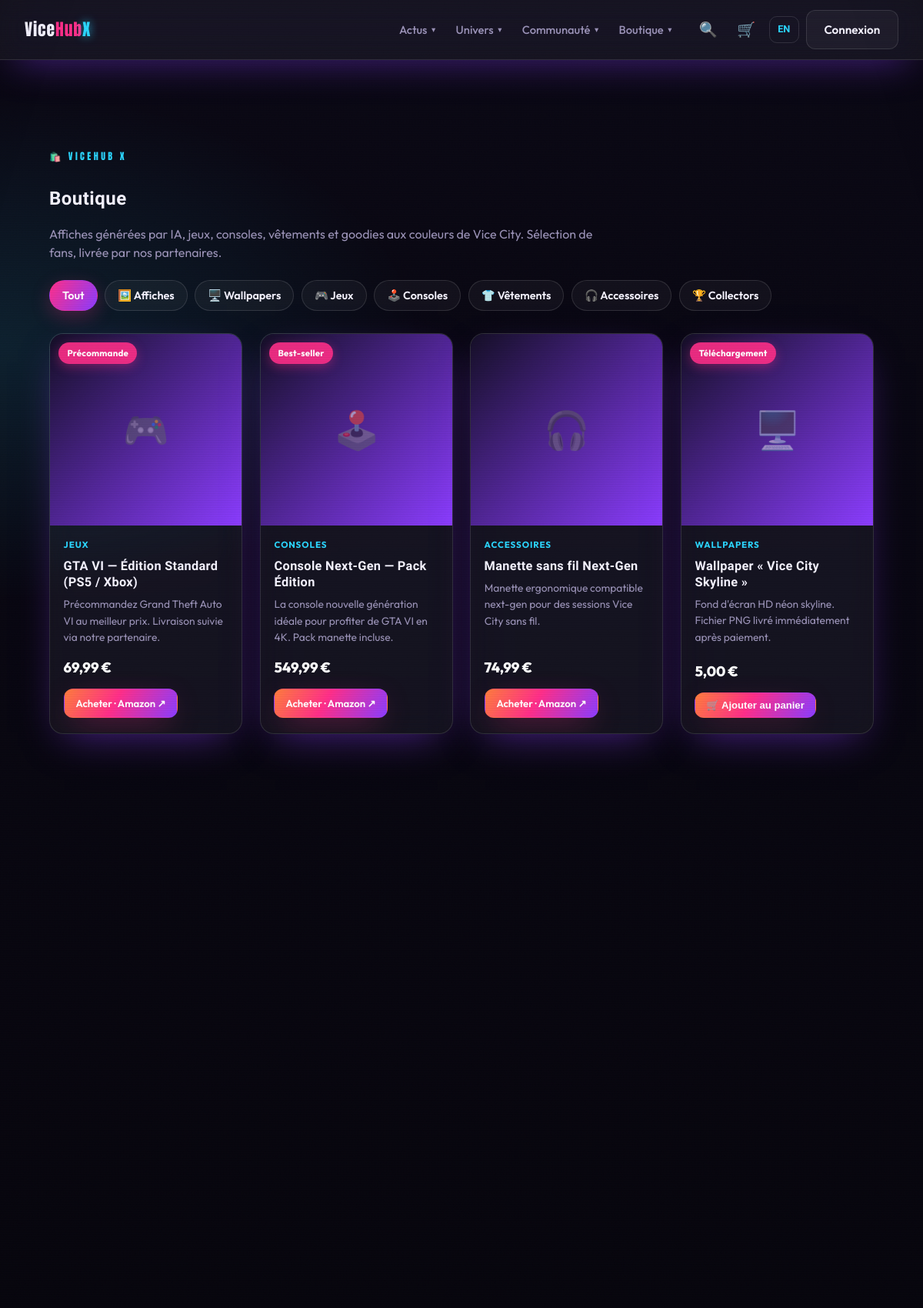
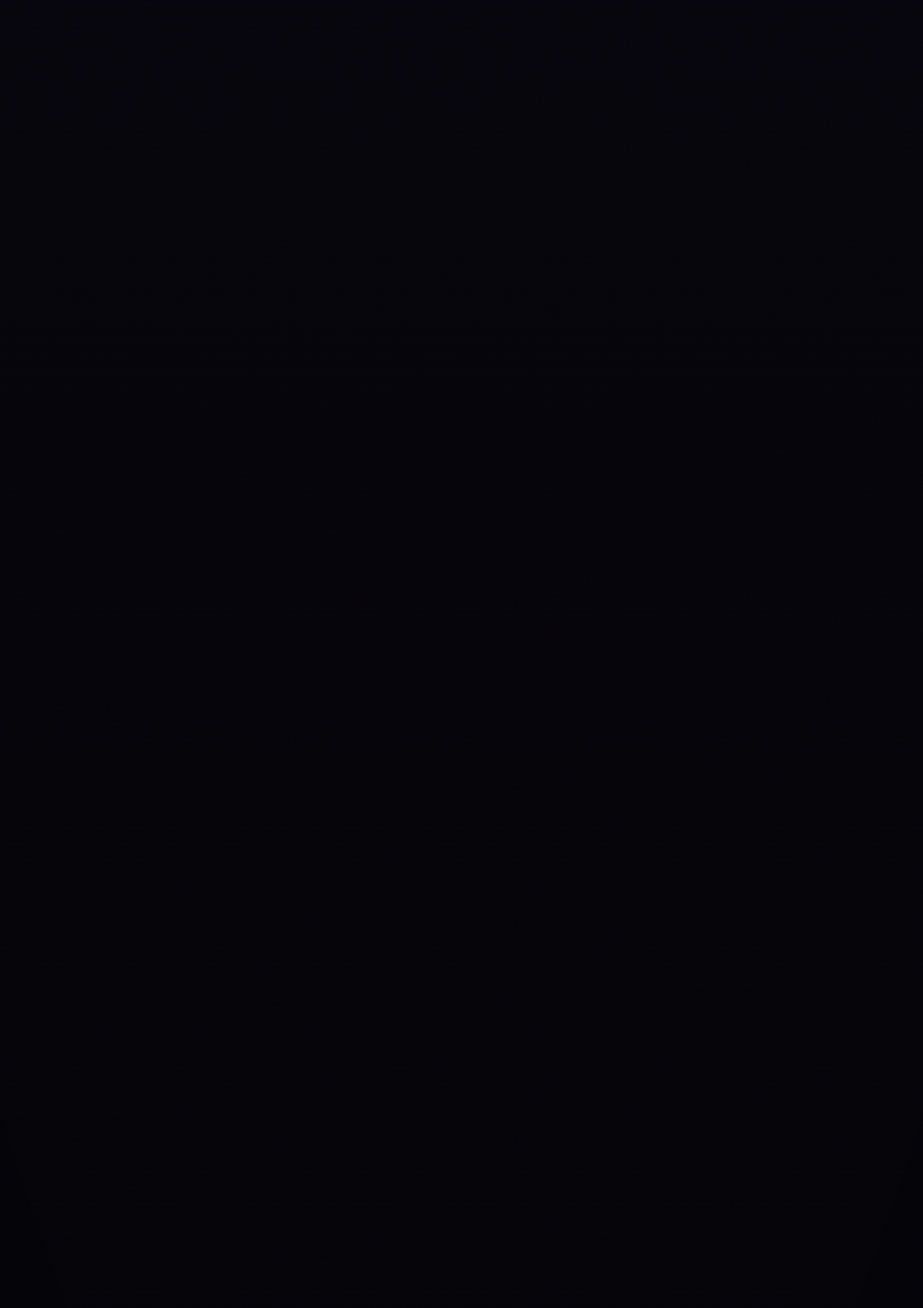
The app's page /pages/shop.php (upper part) with its own data (2 pictures, top to bottom).
### tables this page shows
CREATE TABLE products (
    id              INT AUTO_INCREMENT PRIMARY KEY,
    name            VARCHAR(160) NOT NULL,
    slug            VARCHAR(180) NOT NULL UNIQUE,
    description     VARCHAR(400),
    category        ENUM('poster','wallpaper','game','console','apparel','accessory','collectible') NOT NULL DEFAULT 'accessory',
    price           DECIMAL(8,2),
    currency        VARCHAR(8) NOT NULL DEFAULT 'EUR',
    image           VARCHAR(255),
     
    sale_type       ENUM('external','stripe') NOT NULL DEFAULT 'external',
    url             VARCHAR(500),             
    stripe_price_id VARCHAR(120),             
    digital_file    VARCHAR(255),             
    merchant        VARCHAR(60),
    badge           VARCHAR(40),
    featured        TINYINT(1) NOT NULL DEFAULT 0,
    active          TINYINT(1) NOT NULL DEFAULT 1,
    sort            INT NOT NULL DEFAULT 0,
    created_at      DATETIME NOT NULL DEFAULT CURRENT_TIMESTAMP,
    lang            ENUM('fr','en') NOT NULL DEFAULT 'fr'
);

### config/database.php (called while the page is built, shortened)
<?php
function db(): PDO
{
    static $pdo = null;
    if ($pdo instanceof PDO) {
        return $pdo;
    }
    $dsn = sprintf(
        'mysql:host=%s;port=%s;dbname=%s;charset=utf8mb4',
        DB_HOST,
        DB_PORT,
        DB_NAME
    );
    try {
        $pdo = new PDO($dsn, DB_USER, DB_PASS, [
            PDO::ATTR_ERRMODE            => PDO::ERRMODE_EXCEPTION,
            PDO::ATTR_DEFAULT_FETCH_MODE => PDO::FETCH_ASSOC,
            PDO::ATTR_EMULATE_PREPARES   => false,
        ]);
    } catch (PDOException $e) {
        http_response_code(500);
        $hint = (getenv('APP_ENV') ?: 'dev') === 'prod'
            ? 'Service momentanément indisponible.'
            : 'Connexion base de données impossible : ' . $e->getMessage()
              . ' — vérifiez config/config.php et que la base "' . DB_NAME . '" existe.';
        exit('<p style="font-family:sans-serif;padding:2rem;color:#fff;background:#0a0a12">'
            . htmlspecialchars($hint, ENT_QUOTES, 'UTF-8') . '</p>');
    }
    return $pdo;
}

### pages/shop.php (the view, shortened to what this page needs)
<?php
$cats = product_categories();
$active_cat = isset($_GET['cat']) ? trim((string) $_GET['cat']) : 'all';
$products = get_products($active_cat === 'all' ? null : $active_cat);
$cat_emoji = ['poster' => '🖼️', 'wallpaper' => '🖥️', 'game' => '🎮', 'console' => '🕹️', 'apparel' => '👕', 'accessory' => '🎧', 'collectible' => '🏆'];
require ROOT_PATH . '/includes/header.php';
?>
<section class="section">
    <span class="eyebrow">🛍️ ViceHub X</span>
    <h1><?= e(t('page_shop_title')) ?></h1>
    <p class="muted" style="max-width:720px"><?= e(t('shop_intro')) ?></p>
    <div class="shop-filters" role="tablist" aria-label="<?= e(t('page_shop_title')) ?>">
        <a class="chip<?= $active_cat === 'all' ? ' chip--on' : '' ?>" href="<?= e(with_lang(url('pages/shop.php'))) ?>"><?= lang() === 'fr' ? 'Tout' : 'All' ?></a>
        <?php foreach ($cats as $key => $label): ?>
            <a class="chip<?= $active_cat === $key ? ' chip--on' : '' ?>" href="<?= e(with_lang(url('pages/shop.php?cat=' . $key))) ?>">
                <?= ($cat_emoji[$key] ?? '•') . ' ' . e($label) ?>
            </a>
        <?php endforeach; ?>
    </div>
    <?php if (!$products): ?>
        <p class="muted" style="margin-top:2rem"><?= e(t('no_content')) ?></p>
    <?php else: ?>
    <div class="shop-grid">
        <?php foreach ($products as $p): ?>
            <article class="product glass reveal">
                <a class="product__media" href="<?= e(with_lang(url('pages/product.php?slug=' . urlencode($p['slug'])))) ?>">
                    <?php if (!empty($p['badge'])): ?><span class="product__badge"><?= e($p['badge']) ?></span><?php endif; ?>
                    <span class="card__emoji" aria-hidden="true"><?= $cat_emoji[$p['category']] ?? '🛍️' ?></span>
                </a>
                <div class="product__body">
                    <span class="product__cat"><?= e($cats[$p['category']] ?? $p['category']) ?></span>
                    <h3 class="product__title">
                        <a href="<?= e(with_lang(url('pages/product.php?slug=' . urlencode($p['slug'])))) ?>"><?= e($p['name']) ?></a>
                    </h3>
                    <p class="product__desc"><?= e($p['description']) ?></p>
                    <div class="product__foot">
                        <span class="product__price"><?= price_html($p['price'], active_currency()) ?></span>
                        <?= product_buy_button($p) ?>
                    </div>
                </div>
            </article>
        <?php endforeach; ?>
    </div>
    <?php endif; ?>
</section>
<?php require ROOT_PATH . '/includes/footer.php'; ?>

### includes/functions.php (shortened to what this page needs)
<?php
function e(?string $value): string
{
    return htmlspecialchars((string) $value, ENT_QUOTES | ENT_SUBSTITUTE, 'UTF-8');
}
function csrf_token(): string
{
    return $_SESSION['csrf'];
}
function csrf_field(): string
{
    return '<input type="hidden" name="csrf" value="' . e(csrf_token()) . '">';
}
function t(string $key): string
{
    return $GLOBALS['LANG'][$key] ?? $key;
}
function lang(): string
{
    return $GLOBALS['LANG_CODE'] ?? 'fr';
}
function with_lang(string $url): string
{
    $sep = str_contains($url, '?') ? '&' : '?';
    return $url . $sep . 'lang=' . lang();
}
function url(string $path): string
{
    return BASE_URL . '/' . ltrim($path, '/');
}
function get_products(?string $category = null, ?int $limit = null): array
{
    $sql = "SELECT * FROM products WHERE active = 1";
    $args = [];
    $sql .= " ORDER BY sort ASC, id ASC";
    $stmt = db()->prepare($sql);
    $stmt->execute($args);
    return $stmt->fetchAll();
}
function product_categories(): array
{
    return lang() === 'fr'
        ? ['poster' => 'Affiches', 'wallpaper' => 'Wallpapers', 'game' => 'Jeux', 'console' => 'Consoles', 'apparel' => 'Vêtements', 'accessory' => 'Accessoires', 'collectible' => 'Collectors']
        : ['poster' => 'Posters', 'wallpaper' => 'Wallpapers', 'game' => 'Games', 'console' => 'Consoles', 'apparel' => 'Apparel', 'accessory' => 'Accessories', 'collectible' => 'Collectibles'];
}
function price_html($price, string $currency = 'EUR'): string
{
    $symbols = ['EUR' => '€', 'USD' => '$', 'GBP' => '£'];
    $sym = $symbols[$currency] ?? $currency;
    $val = number_format((float) $price, 2, lang() === 'fr' ? ',' : '.', lang() === 'fr' ? ' ' : ',');
    return lang() === 'fr' ? $val . ' ' . $sym : $sym . $val;
}
function active_currency(): string
{
    if (lang() === 'fr') {
        return 'EUR';
    }
    return strtoupper((string) (get_setting('shop_currency_en', 'USD') ?: 'USD'));
}
function product_buy_button(array $p, bool $small = true): string
{
    $cls = 'btn btn--primary product__buy' . ($small ? '' : ' btn--lg');
    if (($p['sale_type'] ?? 'external') === 'stripe') {
        return '<form method="post" action="' . e(with_lang(url('pages/cart.php'))) . '" class="add-cart-form">'
            . csrf_field()
            . '<input type="hidden" name="action" value="add">'
            . '<input type="hidden" name="id" value="' . (int) $p['id'] . '">'
            . '<button class="' . $cls . '" type="submit">🛒 ' . e(t('add_to_cart')) . '</button>'
            . '</form>';
    }
    $merchant = !empty($p['merchant']) ? ' · ' . e($p['merchant']) : '';
    return '<a class="' . $cls . '" href="' . e((string) ($p['url'] ?? '#')) . '" target="_blank" rel="sponsored nofollow noopener">'
        . e(t('shop_buy')) . $merchant . ' ↗</a>';
}
function get_setting(string $key, ?string $default = null): ?string
{
    $stmt = db()->prepare('SELECT value FROM settings WHERE `key` = ? LIMIT 1');
    $stmt->execute([$key]);
    $row = $stmt->fetch();
    return $row['value'] ?? $default;
}

### records on screen
products: badge "Précommande", category "🎮", category "JEUX", name "GTA VI — Édition Standard (PS5 / Xbox)", description "Précommandez Grand Theft Auto VI au meilleur prix. Livraison suivie via notre partenaire.", price "69,99 €", merchant "· Amazon"
products: badge "Best-seller", category "🕹️", category "CONSOLES", name "Console Next-Gen — Pack Édition", description "La console nouvelle génération idéale pour profiter de GTA VI en 4K. Pack manette incluse.", price "549,99 €", merchant "· Amazon"
products: category "🎧", category "ACCESSOIRES", name "Manette sans fil Next-Gen", description "Manette ergonomique compatible next-gen pour des sessions Vice City sans fil.", price "74,99 €", merchant "· Amazon"
products: badge "Téléchargement", category "🖥️", category "WALLPAPERS", name "Wallpaper « Vice City Skyline »", description "Fond d'écran HD néon skyline. Fichier PNG livré immédiatement après paiement.", price "5,00 €"

### other values on screen
$item['label'] "Actus"
$item['label'] "Univers"
$item['label'] "Communauté"
$item['label'] "Boutique"
t('lang_switch') "EN"
t('page_shop_title') "Boutique"
t('shop_intro') "Affiches générées par IA, jeux, consoles, vêtements et goodies aux couleurs de Vice City. Sélection de fans, livrée par nos partenaires."
$cat_emoji[$key] "🖼️"
$label "Affiches"
$cat_emoji[$key] "🖥️"
$label "Wallpapers"
$cat_emoji[$key] "🎮"
$label "Jeux"
$cat_emoji[$key] "🕹️"
$label "Consoles"
